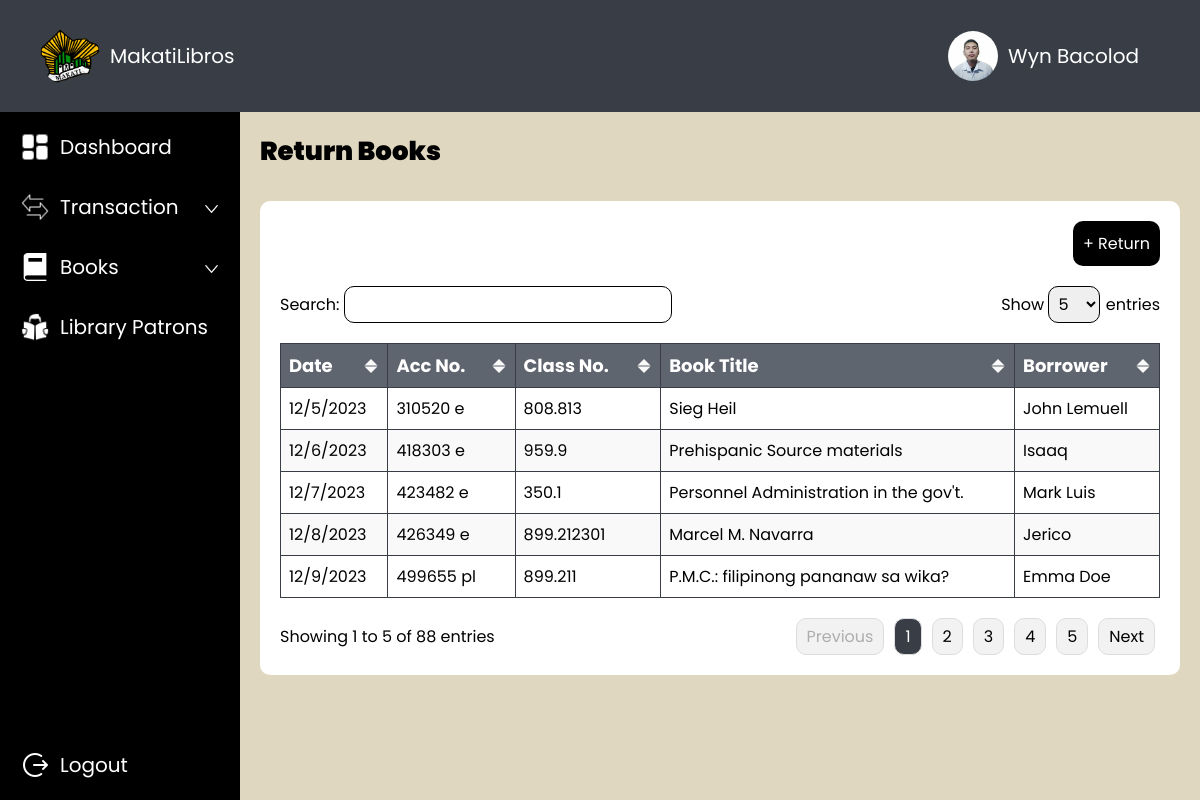
The app's page /admin/return.php with its own data.
### tables this page shows
CREATE TABLE `borrow` (
  `borrow_id` int(11) NOT NULL,
  `book_id` int(11) DEFAULT NULL,
  `patrons_id` int(11) DEFAULT NULL,
  `status` varchar(255) DEFAULT NULL,
  `borrow_date` varchar(255) DEFAULT NULL,
  `return_date` varchar(255) DEFAULT NULL
);

CREATE TABLE `books` (
  `book_id` int(11) NOT NULL,
  `acc_number` varchar(255) DEFAULT NULL,
  `class_number` varchar(255) DEFAULT NULL,
  `title` varchar(255) DEFAULT NULL,
  `author_id` int(11) DEFAULT NULL,
  `copyright` int(11) DEFAULT NULL,
  `category_id` int(11) DEFAULT NULL,
  `image` varchar(255) DEFAULT NULL
);

### admin/functions/fetch_returned_books.php (called while the page is built)
<?php
function getReturnedBooks($pdo) {
    $query = "SELECT
                  b.return_date,
                  u.firstname,
                  u.lastname,
                  bk.title,
                  bk.acc_number,         -- Fetch acc_number
                  bk.class_number        -- Fetch class_number
              FROM
                  borrow b
              JOIN
                  patrons u ON b.patrons_id = u.patrons_id
              JOIN
                  books bk ON b.book_id = bk.book_id
              WHERE
                  b.return_date IS NOT NULL AND b.return_date != ''
              ORDER BY
                  STR_TO_DATE(b.return_date, '%M %d, %Y') DESC";
    $stmt = $pdo->prepare($query);
    $stmt->execute();
    $returnedBooks = [];
    while ($row = $stmt->fetch(PDO::FETCH_ASSOC)) {
        $returnedBooks[] = [
            'return_date' => $row['return_date'],
            'name' => $row['firstname'] . ' ' . $row['lastname'],
            'title' => $row['title'],
            'acc_number' => $row['acc_number'],
            'class_number' => $row['class_number']
        ];
    }
    return $returnedBooks;
}
?>

### admin/return.php (the view, shortened to what this page needs)
<!DOCTYPE html>
<html lang="en">
<head>
    <link rel="stylesheet" href="style.css">
</head>
<?php
include '../connection.php';
include 'functions/fetch_returned_books.php';
$returnedBooks = getReturnedBooks($pdo);
?>
<body>
    <div class="wrapper">
        <div class="container-top">
            <div class="row row-between">
                <div class="row-auto">
                    <div class="container-round logo">
                        <img src="../images/makati-logo.png" class="image">
                    </div>
                    MakatiLibros
                </div>
                <div class="row-auto container-profile" onclick="openEditModal()">
                    <div class="container-round profile">
                        <img src="../images/sample-profile.jpg" class="image">
                    </div>
                    Wyn Bacolod
                </div>
            </div>
        </div>
        <div class="container-content">
            <div class="sidebar">
                <?php include 'sidebar.php'; ?>
            </div>
            <div class="body">
                <div class="row">
                    <div class="title-26px">
                        Return Books
                    </div>
                </div>
                <div class="container-white">
                    <div class="row row-right">
                        <button class="button-borrow" onclick="openAddModal()">
                            &#43; Return
                        </button>
                    </div>
                    <div class="row row-between">
                        <div>
                            <label for="search">Search: </label>
                            <input class="table-search" type="text" id="search" onkeyup="searchTable()">
                        </div>
                        <div>
                            <label for="entries">Show </label>
                            <select class="table-select" id="entries" onchange="changeEntries()">
                                <option value="5">5</option>
                            </select>
                            <label for="entries"> entries</label>
                        </div>
                    </div>
                    <div class="row">
                        <table id="table">
                            <thead>
                                <tr>
                                    <th onclick="sortTable(0)">
                                        <div class="row row-between">
                                            <div class="column-title">Date</div>
                                            <img id="sort-icon-0" src="../images/sort.png" class="sort">
                                        </div>
                                    </th>
                                    <th onclick="sortTable(1)">
                                        <div class="row row-between">
                                            <div class="column-title">Acc No.</div>
                                            <img id="sort-icon-2" src="../images/sort.png" class="sort">
                                        </div>
                                    </th>
                                    <th onclick="sortTable(2)">
                                        <div class="row row-between">
                                            <div class="column-title">Class No.</div>
                                            <img id="sort-icon-2" src="../images/sort.png" class="sort">
                                        </div>
                                    </th>
                                    <th onclick="sortTable(3)">
                                        <div class="row row-between">
                                            <div class="column-title">Book Title</div>
                                            <img id="sort-icon-2" src="../images/sort.png" class="sort">
                                        </div>
                                    </th>
                                    <th onclick="sortTable(1)">
                                        <div class="row row-between">
                                            <div class="column-title">Borrower</div>
                                            <img id="sort-icon-1" src="../images/sort.png" class="sort">
                                        </div>
                                    </th>
                                </tr>
                            </thead>
                            <tbody>
                                <?php foreach ($returnedBooks as $book) { ?>
                                    <tr>
                                        <td><?php echo $book['return_date']; ?></td>
                                        <td><?php echo $book['acc_number']; ?></td>
                                        <td><?php echo $book['class_number']; ?></td>
                                        <td><?php echo $book['title']; ?></td>
                                        <td><?php echo $book['name']; ?></td>
                                    </tr>
                                <?php } ?>
                            </tbody>
                        </table>
                    </div>
                    <div class="row row-between">
                        <div class="entry-info" id="entry-info"></div>
                        <div class="pagination" id="pagination"></div>
                    </div>
                </div>
            </div>
        </div>
    </div>
</body>
</html>

### admin/style.css (style rules this page uses)
* { margin: 0; padding: 0; font-family: 'Poppins', sans-serif; box-sizing: border-box; font-size: 20px; }
.wrapper { display: flex; flex-direction: column; height: 100vh; width: 100%; }
.container-top { display: flex; flex-direction: row; width: 100%; padding: 20px 40px; align-items: center; color: white; background-color: #393E46; }
.container-round { border-radius: 100%; overflow: hidden; }
.logo { width: 60px; height: 60px; }
.profile { width: 50px; height: 50px; }
.container-profile { border: 1px solid transparent; padding: 10px 20px; }
.container-content { display: flex; flex-direction: row; width: 100%; height: 100%; overflow: hidden; }
.row { display: flex; flex-direction: row; gap: 10px; width: 100%; }
.row-auto { display: flex; flex-direction: row; width: auto; height: auto; gap: 10px; align-items: center; }
.row-between { align-items: center; justify-content: space-between; }
.row-right { justify-content: right; }
.sidebar { display: flex; flex-direction: column; padding: 10px; gap: 10px; width: 20%; background-color: black; }
.image { width: 100%; height: 100%; }
.body { display: flex; flex-direction: column; padding: 20px; gap: 10px; width: 80%; background-color: #dfd7bf; overflow-y: scroll; }
.title-26px { font-size: 26px; font-weight: 900; }
.container-white { width: auto; display: flex; flex-direction: column; background-color: white; padding: 20px; border-radius: 10px; margin-top: 20px; gap: 20px; }
table { width: 100%; border-collapse: collapse; }
td { border: 1px solid #393E46; padding: 8px; text-align: left; font-size: 16px; }
th { background-color: #5F656F; color: white; border: 1px solid #393E46; padding: 8px; text-align: left; }
tbody tr:nth-child(even) { background-color: #f9f9f9; }
.column-title { font-size: 18px; }
.entry-info { font-size: 16px; }
.sort { width: 16px; height: 16px; }
.table-search, .table-select { border-radius: 10px; padding: 5px; font-size: 16px; border: 1px solid; }
.table-select option { padding: 5px; font-size: 16px; }
button { padding: 10px; border-radius: 10px; font-size: 16px; border: none; }
.button-borrow { background-color: black; color: white; transition: transform 0.2s; }
label { font-size: 16px; }

### records on screen
borrow: return_date "12/5/2023", book.acc_number "310520 e", book.class_number "808.813", book.title "Sieg Heil", name "John Lemuell"
borrow: return_date "12/6/2023", book.acc_number "418303 e", book.class_number "959.9", book.title "Prehispanic Source materials", name "Isaaq"
borrow: return_date "12/7/2023", book.acc_number "423482 e", book.class_number "350.1", book.title "Personnel Administration in the gov't.", name "Mark Luis"
borrow: return_date "12/8/2023", book.acc_number "426349 e", book.class_number "899.212301", book.title "Marcel M. Navarra", name "Jerico"
borrow: return_date "12/9/2023", book.acc_number "499655 pl", book.class_number "899.211", book.title "P.M.C.: filipinong pananaw sa wika?", name "Emma Doe"
